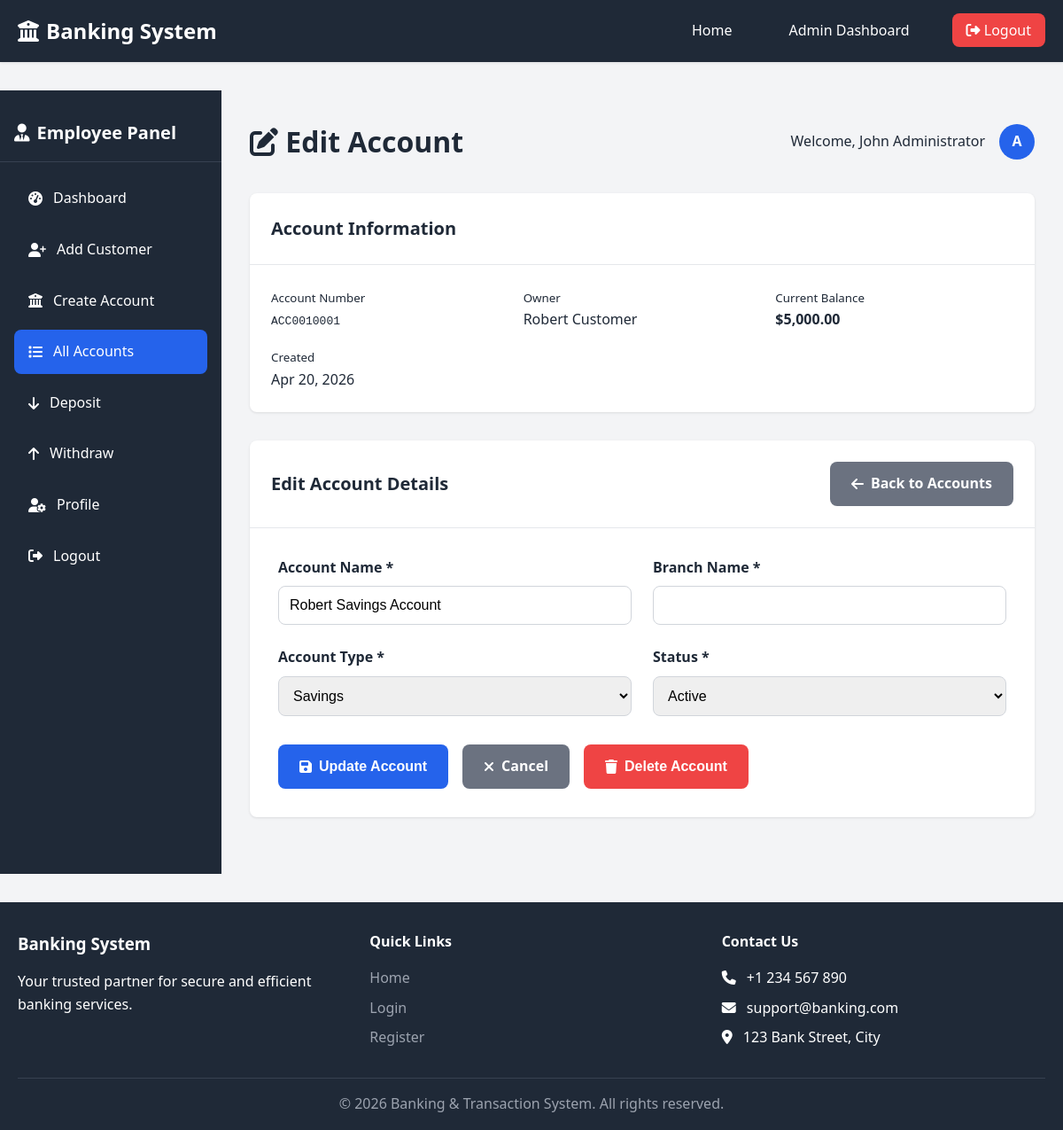
The app's page /employee/edit_account.php?id=1 (signed in) with its own data.
### tables this page shows
CREATE TABLE IF NOT EXISTS accounts (
    account_id INT AUTO_INCREMENT PRIMARY KEY,
    account_number VARCHAR(20) NOT NULL UNIQUE,
    user_id INT NOT NULL,
    account_type ENUM('savings', 'checking', 'fixed_deposit') NOT NULL DEFAULT 'savings',
    account_name VARCHAR(100) NOT NULL,
    balance DECIMAL(15, 2) NOT NULL DEFAULT 0.00,
    currency VARCHAR(3) NOT NULL DEFAULT 'USD',
    status ENUM('active', 'inactive', 'frozen', 'closed') NOT NULL DEFAULT 'active',
    created_at DATETIME NOT NULL DEFAULT CURRENT_TIMESTAMP,
    updated_at DATETIME NOT NULL DEFAULT CURRENT_TIMESTAMP ON UPDATE CURRENT_TIMESTAMP,
    FOREIGN KEY (user_id) REFERENCES users(user_id) ON DELETE CASCADE ON UPDATE CASCADE,
    INDEX idx_account_number (account_number),
    INDEX idx_user_id (user_id),
    INDEX idx_status (status),
    CONSTRAINT chk_balance CHECK (balance >= 0)
);

CREATE TABLE IF NOT EXISTS users (
    user_id INT AUTO_INCREMENT PRIMARY KEY,
    username VARCHAR(50) NOT NULL UNIQUE,
    email VARCHAR(100) NOT NULL UNIQUE,
    password VARCHAR(255) NOT NULL,
    full_name VARCHAR(100) NOT NULL,
    phone VARCHAR(20) NOT NULL,
    address TEXT,
    role ENUM('admin', 'employee', 'customer') NOT NULL DEFAULT 'customer',
    status ENUM('active', 'inactive', 'suspended') NOT NULL DEFAULT 'active',
    created_at DATETIME NOT NULL DEFAULT CURRENT_TIMESTAMP,
    updated_at DATETIME NOT NULL DEFAULT CURRENT_TIMESTAMP ON UPDATE CURRENT_TIMESTAMP,
    last_login DATETIME DEFAULT NULL,
    INDEX idx_username (username),
    INDEX idx_email (email),
    INDEX idx_role (role),
    INDEX idx_status (status)
);

### config/db.php (called while the page is built, shortened)
<?php
$conn = new mysqli(DB_HOST, DB_USER, DB_PASS, DB_NAME);
$conn->set_charset("utf8mb4");
function executeQuery($sql, $params = []) {
    global $conn;
    $stmt = $conn->prepare($sql);
    if (!empty($params)) {
        $types = '';
        foreach ($params as $param) {
            if (is_int($param)) {
                $types .= 'i';
            } elseif (is_float($param)) {
                $types .= 'd';
            } else {
                $types .= 's';
            }
        }
        $stmt->bind_param($types, ...$params);
    }
    $stmt->execute();
    return $stmt;
}
function fetchOne($stmt) {
    $result = $stmt->get_result();
    return $result->fetch_assoc();
}
?>

### employee/edit_account.php (the view, shortened to what this page needs)
<?php
require_once '../includes/header.php';
$account_id = isset($_GET['id']) ? (int)$_GET['id'] : 0;
$account_sql = "SELECT a.*, u.full_name, u.email FROM accounts a
                LEFT JOIN users u ON a.user_id = u.user_id
                WHERE a.account_id = ?";
$account_result = executeQuery($account_sql, [$account_id]);
$account = fetchOne($account_result);
?>
<div class="dashboard-layout">
    <aside class="dashboard-sidebar">
        <div class="dashboard-sidebar-header">
            <h2><i class="fas fa-user-tie"></i> Employee Panel</h2>
        </div>
        <nav class="dashboard-sidebar-menu">
            <ul>
                <li><a href="/employee/dashboard.php"><i class="fas fa-tachometer-alt"></i> Dashboard</a></li>
                <li><a href="/employee/add_customer.php"><i class="fas fa-user-plus"></i> Add Customer</a></li>
                <li><a href="/employee/create_account.php"><i class="fas fa-university"></i> Create Account</a></li>
                <li><a href="/employee/accounts.php" class="active"><i class="fas fa-list"></i> All Accounts</a></li>
                <li><a href="/employee/deposit.php"><i class="fas fa-arrow-down"></i> Deposit</a></li>
                <li><a href="/employee/withdraw.php"><i class="fas fa-arrow-up"></i> Withdraw</a></li>
                <li><a href="/profile.php"><i class="fas fa-user-cog"></i> Profile</a></li>
                <li><a href="/logout.php"><i class="fas fa-sign-out-alt"></i> Logout</a></li>
            </ul>
        </nav>
    </aside>
    <main class="dashboard-content">
        <div class="dashboard-header">
            <h1><i class="fas fa-edit"></i> Edit Account</h1>
            <div class="user-info">
                <span>Welcome, <?php echo htmlspecialchars($_SESSION['full_name']); ?></span>
                <div class="user-avatar"><?php echo strtoupper(substr($_SESSION['username'], 0, 1)); ?></div>
            </div>
        </div>
        <div class="table-container" style="margin-bottom: 2rem;">
            <div class="table-header">
                <h2>Account Information</h2>
            </div>
            <div style="padding: 1.5rem; display: grid; grid-template-columns: repeat(auto-fit, minmax(200px, 1fr)); gap: 1rem;">
                <div>
                    <small class="text-muted">Account Number</small>
                    <div><code><?php echo htmlspecialchars($account['account_number']); ?></code></div>
                </div>
                <div>
                    <small class="text-muted">Owner</small>
                    <div><?php echo htmlspecialchars($account['full_name']); ?></div>
                </div>
                <div>
                    <small class="text-muted">Current Balance</small>
                    <div><strong>$<?php echo number_format($account['balance'], 2); ?></strong></div>
                </div>
                <div>
                    <small class="text-muted">Created</small>
                    <div><?php echo date('M d, Y', strtotime($account['created_at'])); ?></div>
                </div>
            </div>
        </div>
        <div class="table-container">
            <div class="table-header">
                <h2>Edit Account Details</h2>
                <a href="/employee/accounts.php" class="btn btn-secondary">
                    <i class="fas fa-arrow-left"></i> Back to Accounts
                </a>
            </div>
            <form method="POST" style="padding: 2rem;">
                <div class="form-row" style="display: grid; grid-template-columns: repeat(auto-fit, minmax(300px, 1fr)); gap: 1.5rem;">
                    <div class="form-group">
                        <label for="account_name">Account Name <span class="required">*</span></label>
                        <input type="text" id="account_name" name="account_name" class="form-control"
                               value="<?php echo htmlspecialchars($account['account_name']); ?>"
                               required maxlength="100">
                    </div>
                    <div class="form-group">
                        <label for="branch_name">Branch Name <span class="required">*</span></label>
                        <input type="text" id="branch_name" name="branch_name" class="form-control"
                               value="<?php echo htmlspecialchars($account['branch_name']); ?>"
                               required maxlength="100">
                    </div>
                    <div class="form-group">
                        <label for="account_type">Account Type <span class="required">*</span></label>
                        <select id="account_type" name="account_type" class="form-control" required>
                            <option value="savings" <?php echo $account['account_type'] === 'savings' ? 'selected' : ''; ?>>Savings</option>
                        </select>
                    </div>
                    <div class="form-group">
                        <label for="status">Status <span class="required">*</span></label>
                        <select id="status" name="status" class="form-control" required>
                            <option value="active" <?php echo $account['status'] === 'active' ? 'selected' : ''; ?>>Active</option>
                        </select>
                    </div>
                </div>
                <div class="form-actions" style="margin-top: 2rem; display: flex; gap: 1rem;">
                    <button type="submit" class="btn btn-primary">
                        <i class="fas fa-save"></i> Update Account
                    </button>
                    <a href="/employee/accounts.php" class="btn btn-secondary">
                        <i class="fas fa-times"></i> Cancel
                    </a>
                    <button type="submit" name="action" value="delete" class="btn btn-danger"
                            onclick="return confirm('Are you sure you want to delete this account? This action cannot be undone if there are no transactions.');">
                        <i class="fas fa-trash"></i> Delete Account
                    </button>
                </div>
            </form>
        </div>
    </main>
</div>
<?php require_once '../includes/footer.php'; ?>

### assets/css/style.css (style rules this page uses)
* { margin: 0; padding: 0; box-sizing: border-box; }
:root { --primary-color: #2563eb; --secondary-color: #1e40af; --success-color: #10b981; --danger-color: #ef4444; --warning-color: #f59e0b; --info-color: #3b82f6; --dark-color: #1f2937; --light-color: #f3f4f6; --gray-color: #6b7280; --white: #ffffff; --border-radius: 8px; --box-shadow: 0 1px 3px rgba(0, 0, 0, 0.1); --transition: all 0.3s ease; }
body { font-family: 'Segoe UI', Tahoma, Geneva, Verdana, sans-serif; line-height: 1.6; color: var(--dark-color); background-color: var(--light-color); }
a { text-decoration: none; color: var(--primary-color); transition: var(--transition); }
ul { list-style: none; }
.form-group { display: flex; flex-direction: column; gap: 0.5rem; }
.form-group label { font-weight: 600; color: var(--dark-color); }
.form-group input, .form-group textarea, .form-group select { padding: 0.75rem; border: 1px solid #d1d5db; border-radius: var(--border-radius); font-size: 1rem; transition: var(--transition); }
.form-actions { margin-top: 1rem; }
.btn { display: inline-flex; align-items: center; justify-content: center; gap: 0.5rem; padding: 0.75rem 1.5rem; border: none; border-radius: var(--border-radius); font-size: 1rem; font-weight: 600; cursor: pointer; transition: var(--transition); text-decoration: none; }
.btn-primary { background-color: var(--primary-color); color: var(--white); }
.btn-secondary { background-color: var(--gray-color); color: var(--white); }
.btn-danger { background-color: var(--danger-color); color: var(--white); }
.dashboard-layout { display: flex; min-height: calc(100vh - 200px); }
.dashboard-sidebar { width: 250px; background-color: var(--dark-color); color: var(--white); padding: 1rem 0; flex-shrink: 0; }
.dashboard-sidebar-header { padding: 1rem; border-bottom: 1px solid #374151; margin-bottom: 1rem; }
.dashboard-sidebar-header h2 { font-size: 1.25rem; display: flex; align-items: center; gap: 0.5rem; }
.dashboard-sidebar-menu { padding: 0 1rem; }
.dashboard-sidebar-menu ul { display: flex; flex-direction: column; gap: 0.5rem; }
.dashboard-sidebar-menu a { display: flex; align-items: center; gap: 0.75rem; padding: 0.75rem 1rem; color: var(--white); border-radius: var(--border-radius); transition: var(--transition); }
.dashboard-sidebar-menu a:hover, .dashboard-sidebar-menu a.active { background-color: var(--primary-color); }
.dashboard-content { flex: 1; padding: 2rem; overflow-y: auto; }
.dashboard-header { display: flex; justify-content: space-between; align-items: center; margin-bottom: 2rem; }
.dashboard-header h1 { color: var(--dark-color); }
.user-info { display: flex; align-items: center; gap: 1rem; }
.user-avatar { width: 40px; height: 40px; border-radius: 50%; background-color: var(--primary-color); color: var(--white); display: flex; align-items: center; justify-content: center; font-weight: bold; }
.table-container { background-color: var(--white); border-radius: var(--border-radius); box-shadow: var(--box-shadow); overflow: hidden; margin-bottom: 2rem; }
.table-header { padding: 1.5rem; border-bottom: 1px solid #e5e7eb; display: flex; justify-content: space-between; align-items: center; }
.table-header h2 { font-size: 1.25rem; color: var(--dark-color); }
.form-row { display: grid; grid-template-columns: repeat(auto-fit, minmax(250px, 1fr)); gap: 1rem; margin-bottom: 1rem; }

### records on screen
accounts: account_number "ACC0010001", user.full_name "Robert Customer", balance "5,000.00", created_at "Apr 20, 2026", account_name "Robert Savings Account", account_type "Savings", status "Active"

### other values on screen
$_SESSION['full_name'] "John Administrator"
substr($_SESSION['username'], 0, 1) "A"
